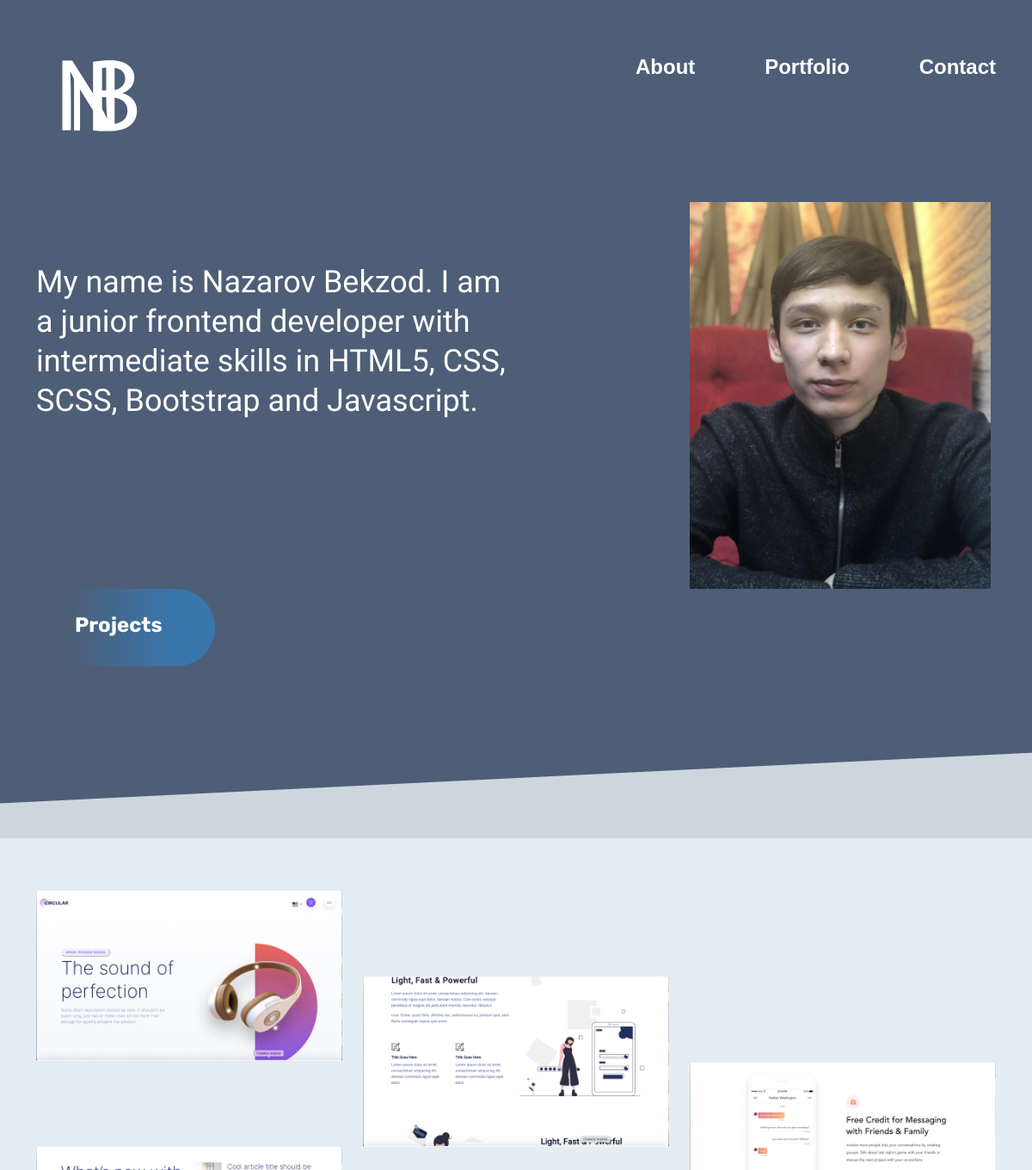
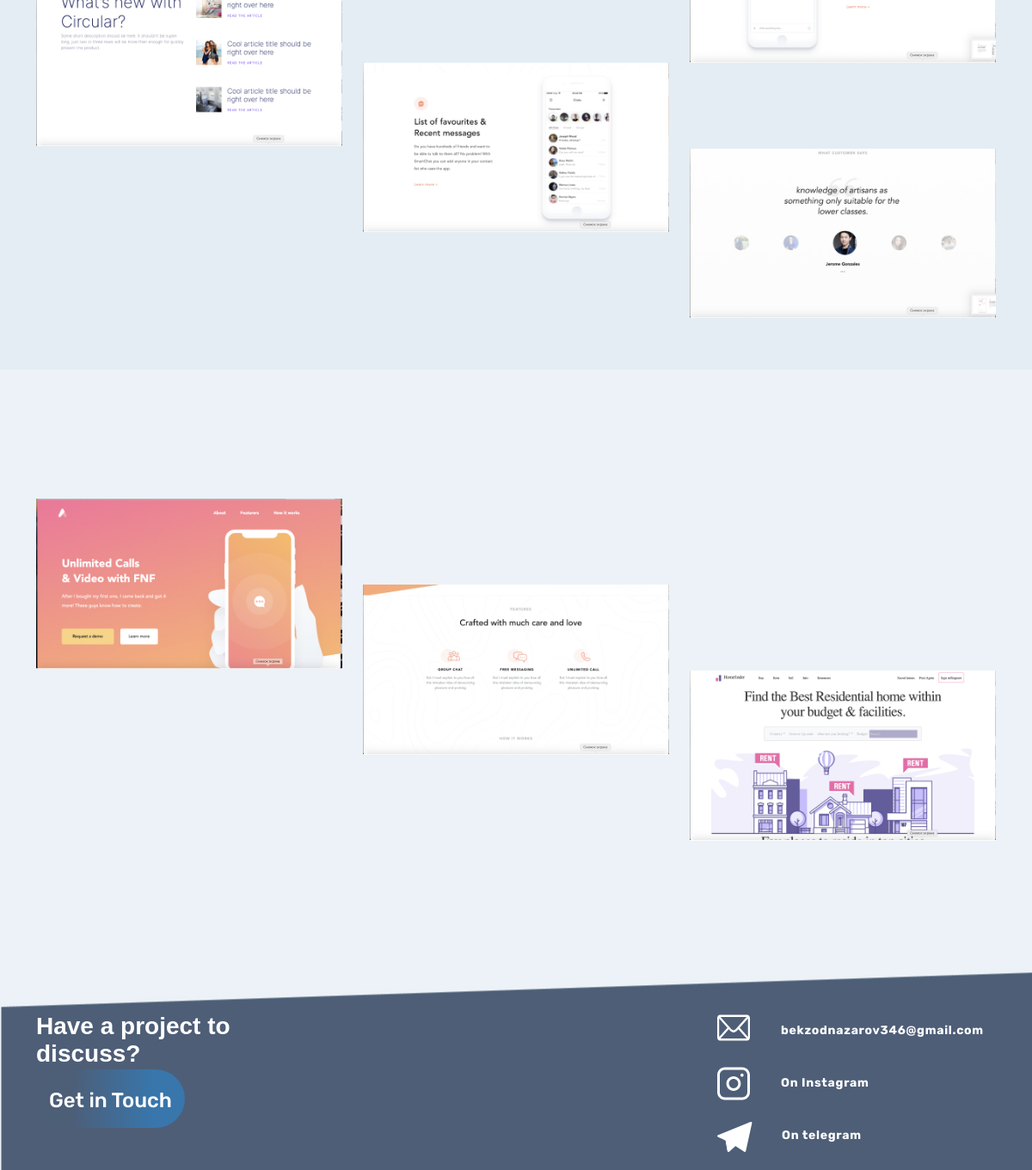
The page / on the database its author committed (2 pictures, top to bottom).
### main/models.py (models this page shows, shortened)
class HeadFoot(models.Model):
    logo = models.FileField(null=True, blank=True)
    info = models.TextField(null=True, blank=True)
    profile_img = models.FileField(null=True, blank=True)
    head_btn = models.CharField(null=True, blank=True, max_length=256)
    quest = models.CharField(null=True, blank=True, max_length=256)
    foot_btn = models.CharField(max_length=256, null=True, blank=True)
    foot_icon = models.FileField(null=True, blank=True)
    foot_info = models.CharField(max_length=256, null=True, blank=True)
    foot_photo = models.FileField(null=True, blank=True)
    photo_class = models.CharField(max_length=256, null=True, blank=True)
    created_at = models.DateTimeField(auto_now_add=True, null=True)
    updated_at = models.DateTimeField(auto_now=True, null=True)
    class Meta:
        verbose_name = 'HeadFoot Item'
        verbose_name_plural = 'HeadFoot Items'

class Menu(models.Model):
    menu_name = models.CharField(max_length=256, null=True, blank=True)
    menu_link = models.CharField(max_length=256, null=True, blank=True)
    except_link = models.CharField(max_length=256, null=True,blank=True)
    created_at = models.DateTimeField(auto_now_add=True, null=True)
    updated_at = models.DateTimeField(auto_now=True, null=True)
    class Meta:
        verbose_name = 'Menu Item'
        verbose_name_plural = 'Menu Items'

class Gallery(models.Model):
    photo = models.FileField(null=True, blank=True)
    photo2 = models.FileField(null=True, blank=True)
    photo_class = models.CharField(max_length=256, null=True, blank=True)
    photo_class2 = models.CharField(max_length=256, null=True, blank=True)
    created_at = models.DateTimeField(auto_now_add=True, null=True)
    updated_at = models.DateTimeField(auto_now=True, null=True)
    class Meta:
        verbose_name = 'Gallery Item'
        verbose_name_plural = 'Gallery Items'

### main/views.py (the view)
# urls.py: path('', views.main, name='home'),
def main(request):
    menu = Menu.objects.all()
    info_first = HeadFoot.objects.first()
    info = HeadFoot.objects.all()
    gallery = Gallery.objects.all()
    context = {
        'menu': menu,
        'info_first': info_first,
        'info': info,
        'gallery': gallery,
    }
    return render(request, 'main/index.html', context)

### main/templates/main/index.html (shortened to what this page needs)
{% load static %}
<!DOCTYPE html>
<html lang="en">
<head>
    <link href="https://cdn.jsdelivr.net/npm/bootstrap@5.0.0-beta1/dist/css/bootstrap.min.css"
          rel="stylesheet">
          rel="stylesheet">    <link rel="stylesheet" href="{% static 'style/style.css' %}">
    <link rel="stylesheet" href="portfolio.html">
    <link rel="stylesheet" href="portfolio.html">
</head>
<body>
   {% block page1 %}
   {% include 'main/page1.html' %}
   {% endblock %}
   {% block page2 %}
   {% include 'main/page2.html' %}
   {% endblock %}
   {% block page3 %}
   {% include 'main/page3.html' %}
   {% endblock %}
</body>
</html>

### main/templates/main/page1.html
{% load static %}
{% block pag1 %}
 <div class="page-1">
        <div class="header">
            <div class="container">
                <div class="row">
                    <div class="col-md-2">
                        <img class="logo" src="{{ info_first.logo.url }}" alt="NB logo">
                    </div>
                    <div class="offset-md-5 col-md-5">
                        <div class="menu">
                            <ul class="top-menu" id="top-menu">
                                  {% for el in menu %}
                                <li class="mennu_item navbar-nav">
                                    <a class="active" href="{{ el.menu_link }}">{{ el.menu_name }}</a>
                                </li>
                                {% endfor %}
                            </ul>
                        </div>
                    </div>
                </div>
            </div>
        </div>
        <div class="page-1_content">
            <div class="container">
                <div class="row">
                    <div class="col-md-6">
                        <div class="content_text">
                            <p>{{ info_first.info }}</p>
                        </div>
                    </div>
                    <div class="offset-md-2 col-md-4">
                        <img class="content_image" src="{{ info_first.profile_img.url }}" alt="Bekzod">
                    </div>
                </div>
            </div>
        </div>
        <div class="page-1_btn">
            <div class="container">
                <div class="row">
                    <a href="#page-2"><button class="btn">{{ info_first.head_btn }}</button></a>
                </div>
            </div>
        </div>
    </div>
{% endblock %}

### main/templates/main/page2.html
{% load static %}
{% block page2 %}
 <div class="page-2" id="page-2">
        <div class="container">
            <div class="row">
                {% for el in gallery  %}
                <div class="col-md-4">
                    <img class="{{ el.photo_class }}" src="{{ el.photo.url }}" alt="picture 1">
                    <img class="{{ el.photo_class2 }}" src="{{ el.photo2.url }}" alt="picture 4">
                </div>
                {% endfor %}
            </div>
        </div>
    </div>
{% endblock %}

### main/templates/main/page3.html
{% load static %}
{% block page3 %}
<div class="page-3">
        <div class="page-3_content">
            <div class="container">
                <div class="row">
                    {% for el in info %}
                    <div class="col-md-4">
                        <img class="{{ el.photo_class }}" src="{{ el.foot_photo.url }}" alt="picture 7">
                    </div>
                    {% endfor %}
                </div>
            </div>
        </div>
        <div class="footer">
            <div class="container">
                <div class="row">
                    <div class="col-md-3">
                        <div class="content_left">
                            <h2 class="h_2" >{{ info_first.quest }}</h2>
                            <a href="portfolio.html"><button class="btn">{{ info_first.foot_btn }}</button></a>
                        </div>
                    </div>
                    <div class="offset-md-5 col-md-4">
                        <div class="content_right">
                            {% for el in info %}
                                {% if el.id < 4 %}
                            <ul>
                                <li class="li_1">
                                    <img  src="{{ el.foot_icon.url }}" alt="mail">
                                    <p>{{ el.foot_info }}</p>
                                </li>
                            </ul>
                                    {% endif %}
                            {% endfor %}
                        </div>
                    </div>
                </div>
            </div>
        </div>
    </div>
{% endblock %}

### main/static/style/style.css (style rules this page uses)
body { margin: 0%; padding: 0%; }
html { scroll-behavior: smooth; }
button { display: block; background: transparent; border: none; }
a { -webkit-transition: all 0.5s ease; transition: all 0.5s ease; }
.page-1 { background: url(" /static/images/background_1.jpg"); padding-bottom: 200px; padding-top: 54px; }
.page-1 .header { padding-bottom: 120px; }
.page-1 .header .menu { margin-top: 10px; }
.page-1 .header .menu ul { text-align: center; display: -webkit-box; display: -ms-flexbox; display: flex; -webkit-box-pack: justify; -ms-flex-pack: justify; justify-content: space-between; }
.page-1 .header .menu ul li { list-style-type: none; }
.page-1 .header .menu ul li a { text-decoration: none; font-family: Arial; font-style: normal; font-weight: bold; font-size: 24px; line-height: 28px; color: #FFFFFF; }
.page-1 .page-1_content .content_text { margin: auto; }
.page-1 .page-1_content .content_text p { font-family: Sanchez; font-style: normal; font-weight: normal; font-size: 36px; line-height: 46px; color: #FFFFFF; }
.page-1 .page-1_content .content_image { width: 350px; height: 450px; -o-object-fit: cover; object-fit: cover; margin-top: -70px; }
.page-1 .page-1_btn a { padding: 21px 44px; width: 220px; height: 90px; background: -webkit-gradient(linear, left top, right top, color-stop(23%, #4D5E77), color-stop(79%, #3876AC)); background: linear-gradient(90deg, #4D5E77 23%, #3876AC 79%); border-radius: 50px; }
.page-1 .page-1_btn a .btn { font-family: Rubik; font-style: normal; font-weight: bold; font-size: 24px; line-height: 28px; color: #FFFFFF; border-radius: 50px; }
.page-2 { padding-top: 61px; padding-bottom: 60px; background: url("/static/images/background_2.jpg"); }
.page-2 .img_pad-2 { margin-top: 100px; }
.page-2 .img_pad-3 { margin-top: 200px; }
.page-2 .img_pad { margin-top: 100px; }
.page-3 { padding-top: 150px; background: url("/static/images/background_3.jpg"); }
.page-3 .page-3_content .img_8 { margin-top: 100px; }
.page-3 .page-3_content .img_9 { margin-top: 200px; }
.page-3 .footer { margin-top: 200px; }
.page-3 .footer .content_left .h_2 { font-family: Arial; font-style: normal; font-weight: bold; font-size: 28px; line-height: 32px; color: #FFFFFF; margin-bottom: 23px; }
.page-3 .footer .content_left a { padding: 23px 14px; width: 219px; height: 78px; background: -webkit-gradient(linear, left top, right top, color-stop(23%, #4D5E77), color-stop(79%, #3876AC)); background: linear-gradient(90deg, #4D5E77 23%, #3876AC 79%); border-radius: 50px; }
.page-3 .footer .content_left a .btn { padding: 0%; margin: 0%; font-family: Rubik; font-style: normal; font-weight: 500; font-size: 24px; line-height: 28px; color: #FFFFFF; border-radius: 50px; }
.page-3 .footer .content_right ul { display: block; }
.page-3 .footer .content_right ul li { list-style: none; display: -webkit-box; display: -ms-flexbox; display: flex; margin-bottom: 13px; }
.page-3 .footer .content_right ul li p { margin-left: 34px; margin-top: 12px; font-family: Rubik; font-style: normal; font-weight: bold; font-size: 14px; line-height: 17px; letter-spacing: 0.05em; color: #FFFFFF; }

### rows shown on the page
HeadFoot: logo (picture), info "My name is Nazarov Bekzod. I am a junior frontend developer with intermediate skills in HTML5, CSS, SCSS, Bootstrap and Javascript.", profile_img (picture), head_btn "Projects", foot_photo (picture), quest "Have a project to discuss?", foot_btn "Get in Touch", foot_icon (picture), foot_info "bekzodnazarov346@gmail.com"
Menu: menu_name "About"
Menu: menu_name "Portfolio"
Menu: menu_name "Contact"
Gallery: photo (picture), photo2 (picture)
Gallery: photo (picture), photo2 (picture)
Gallery: photo (picture), photo2 (picture)
HeadFoot: foot_photo (picture), foot_icon (picture), foot_info "On Instagram"
HeadFoot: foot_photo (picture), foot_icon (picture), foot_info "On telegram"
